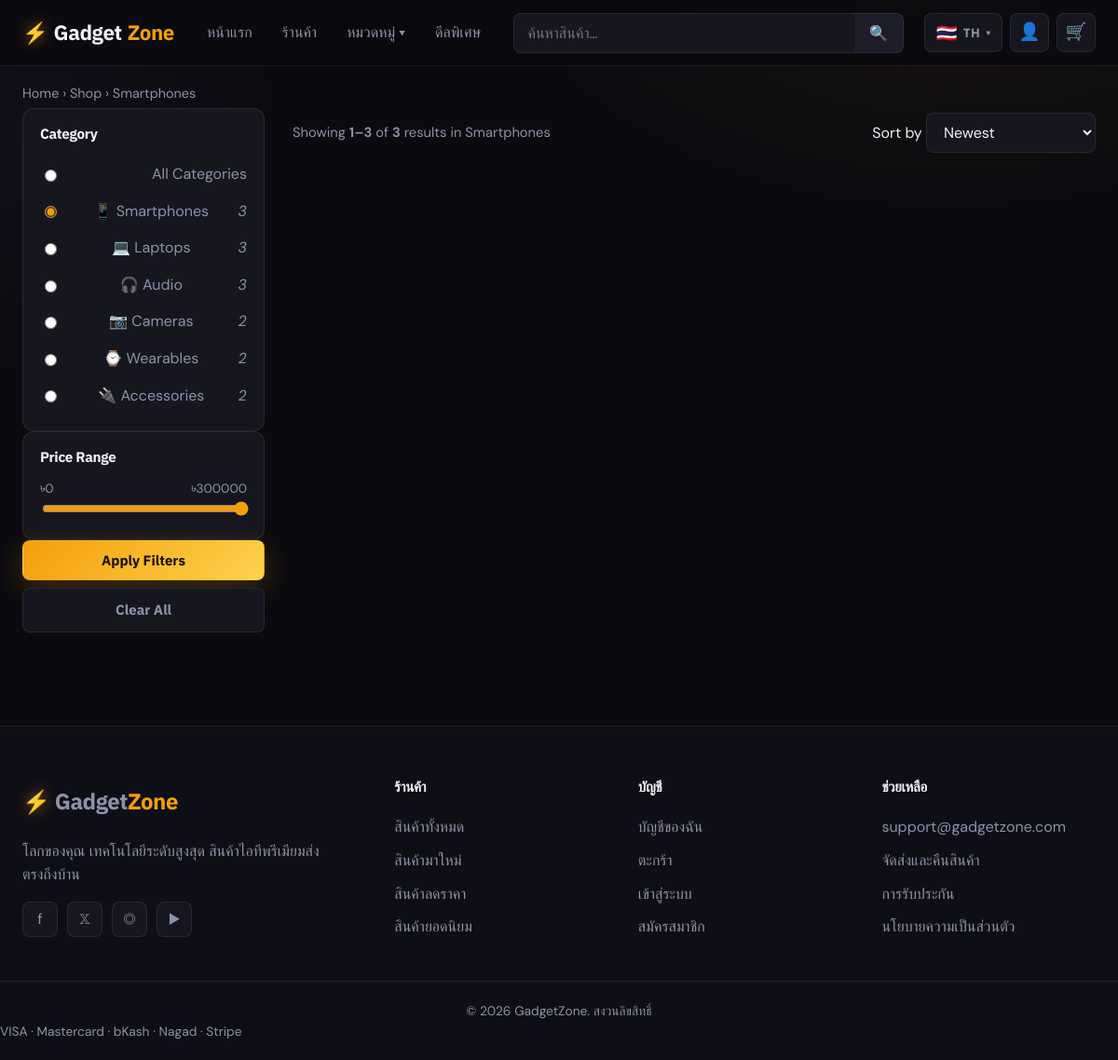
The page /pages/shop.php?cat=smartphones on the database its author committed.
### tables this page shows
CREATE TABLE IF NOT EXISTS categories (
    id   INT AUTO_INCREMENT PRIMARY KEY,
    name VARCHAR(100) NOT NULL,
    slug VARCHAR(100) NOT NULL UNIQUE,
    icon VARCHAR(10)  NOT NULL DEFAULT '📦'
);

### includes/functions.php (called while the page is built, shortened)
<?php
function sanitize($data)
{
    return htmlspecialchars(trim((string)$data), ENT_QUOTES, 'UTF-8');
}
function e($data)
{
    return htmlspecialchars((string)$data, ENT_QUOTES, 'UTF-8');
}
    ob_start(); ?>

### includes/db.php (called while the page is built, shortened)
<?php
function url($path = '')
{
    return BASE_URL . '/' . ltrim($path, '/');
}
require_once __DIR__ . '/functions.php';

### pages/shop.php (the view, shortened to what this page needs)
<?php
require_once __DIR__ . '/../includes/db.php';
$catSlug = isset($_GET['cat'])    ? sanitize($_GET['cat'])    : '';
$sort    = $_GET['sort'] ?? 'newest';
$minP    = isset($_GET['min']) ? max(0, (int)$_GET['min']) : 0;
$maxP    = isset($_GET['max']) ? (int)$_GET['max'] : 300000;
$page    = max(1, (int)($_GET['page'] ?? 1));
$perPage = 9;
$offset  = ($page - 1) * $perPage;
$catId = 0; $catName = '';
if ($catSlug !== '') {
    $stmt = $conn->prepare("SELECT id, name FROM categories WHERE slug=? LIMIT 1");
    $stmt->bind_param('s', $catSlug);
    $stmt->execute();
    if ($row = $stmt->get_result()->fetch_assoc()) { $catId = (int)$row['id']; $catName = $row['name']; }
}
$where  = ['1=1'];
$params = [];
$types  = '';
if ($catId > 0)       { $where[] = 'p.category_id = ?'; $params[] = $catId; $types .= 'i'; }
$where[] = 'p.price >= ? AND p.price <= ?'; $params[] = $minP; $params[] = $maxP; $types .= 'ii';
$whereSql = implode(' AND ', $where);
$orderMap = [
    'newest'    => 'p.created_at DESC, p.id DESC',
    'popular'   => 'p.featured DESC, p.stock ASC',
    'rating'    => 'p.id DESC',
    'price_asc' => 'p.price ASC',
    'price_desc'=> 'p.price DESC',
];
$orderSql = $orderMap[$sort] ?? $orderMap['newest'];
$countSql = "SELECT COUNT(*) AS c FROM products p WHERE $whereSql";
$stmt = $conn->prepare($countSql);
if ($types) { $stmt->bind_param($types, ...$params); }
$stmt->execute();
$total = (int)$stmt->get_result()->fetch_assoc()['c'];
$listSql = "SELECT p.*, c.name AS category_name FROM products p
            LEFT JOIN categories c ON c.id=p.category_id
            WHERE $whereSql ORDER BY $orderSql LIMIT ? OFFSET ?";
$stmt = $conn->prepare($listSql);
$lt = $types . 'ii';
$lp = array_merge($params, [$perPage, $offset]);
$stmt->bind_param($lt, ...$lp);
$stmt->execute();
$products = $stmt->get_result()->fetch_all(MYSQLI_ASSOC);
$sideCats = [];
$sql = "SELECT c.*, COUNT(p.id) AS cnt FROM categories c
        LEFT JOIN products p ON p.category_id=c.id GROUP BY c.id ORDER BY c.id";
if ($res = $conn->query($sql)) { while ($r = $res->fetch_assoc()) { $sideCats[] = $r; } $res->free(); }
$from = $total ? $offset + 1 : 0;
$to   = min($offset + $perPage, $total);
require_once __DIR__ . '/../includes/header.php';
?>
<div class="container">
    <nav class="breadcrumb"><a href="<?= url('index.php') ?>">Home</a> › <span>Shop<?= $catName ? ' › ' . e($catName) : '' ?></span></nav>
    <div class="shop-layout">
        <aside class="shop-sidebar">
            <form method="GET" action="<?= url('pages/shop.php') ?>" id="filterForm">
                <div class="filter-block">
                    <h4>Category</h4>
                    <label class="radio-row">
                        <input type="radio" name="cat" value="" <?= $catSlug === '' ? 'checked' : '' ?> onchange="this.form.submit()">
                        <span>All Categories</span>
                    </label>
                    <?php foreach ($sideCats as $c): ?>
                        <label class="radio-row">
                            <input type="radio" name="cat" value="<?= e($c['slug']) ?>" <?= $catSlug === $c['slug'] ? 'checked' : '' ?> onchange="this.form.submit()">
                            <span><?= e($c['icon']) ?> <?= e($c['name']) ?></span>
                            <em><?= (int)$c['cnt'] ?></em>
                        </label>
                    <?php endforeach; ?>
                </div>
                <div class="filter-block">
                    <h4>Price Range</h4>
                    <div class="price-labels"><span>৳<span id="minLabel"><?= $minP ?></span></span><span>৳<span id="maxLabel"><?= $maxP ?></span></span></div>
                    <input type="range" name="max" id="priceRange" min="0" max="300000" step="1000" value="<?= $maxP ?>"
                           oninput="document.getElementById('maxLabel').textContent = (+this.value).toLocaleString()">
                </div>
                <div class="filter-actions">
                    <button type="submit" class="btn btn-primary btn-block">Apply Filters</button>
                    <a href="<?= url('pages/shop.php') ?>" class="btn btn-ghost btn-block">Clear All</a>
                </div>
            </form>
        </aside>
        <section class="shop-main">
            <div class="shop-toolbar">
                <p class="results-count">
                    <?php if ($total): ?>
                        Showing <strong><?= $from ?>–<?= $to ?></strong> of <strong><?= $total ?></strong> results<?= $catName ? ' in ' . e($catName) : '' ?>
                    <?php else: ?>
                        No results<?= $catName ? ' in ' . e($catName) : '' ?>
                    <?php endif; ?>
                </p>
                <form method="GET" action="<?= url('pages/shop.php') ?>" class="sort-form">
                    <label>Sort by</label>
                    <select name="sort" onchange="this.form.submit()">
                        <option value="newest"     <?= $sort==='newest'?'selected':'' ?>>Newest</option>
                    </select>
                </form>
            </div>
            <?php if ($products): ?>
                <div class="product-grid grid-3">
                </div>
            <?php endif; ?>
        </section>
    </div>
</div>
<?php require_once __DIR__ . '/../includes/footer.php'; ?>

### assets/css/style.css (style rules this page uses)
:root { --bg: #0a0a0f; --bg-2: #0e0e16; --surface: #16161f; --surface-2: #1d1d29; --border: rgba(255, 255, 255, 0.08); --border-strong:rgba(255, 255, 255, 0.16); --text: #f0f0f5; --text2: #9090a8; --accent: #f59e0b; --accent-light: #fcd34d; --accent-dim: rgba(245, 158, 11, 0.14); --green: #34d399; --red: #f87171; --blue: #60a5fa; --purple: #a78bfa; --radius: 12px; --radius-sm: 8px; --radius-lg: 20px; --font-head: 'IBM Plex Sans', 'Sarabun', system-ui, sans-serif; --font-body: 'DM Sans', 'Sarabun', system-ui, sans-serif; --shadow: 0 10px 40px rgba(0, 0, 0, 0.45); --shadow-amber: 0 8px 30px rgba(245, 158, 11, 0.25); --maxw: 1240px; }
*, *::before, *::after { box-sizing: border-box; }
html { scroll-behavior: smooth; }
body { margin: 0; background: var(--bg); color: var(--text); font-family: var(--font-body); font-size: 16px; line-height: 1.6; -webkit-font-smoothing: antialiased; background-image: radial-gradient(900px 600px at 85% -10%, rgba(245, 158, 11, 0.08), transparent 60%), radial-gradient(700px 500px at -10% 10%, rgba(167, 139, 250, 0.06), transparent 60%); background-attachment: fixed; }
h1, h2, h3, h4 { font-family: var(--font-head); font-weight: 800; line-height: 1.18; margin: 0 0 .5em; letter-spacing: -0.02em; }
a { color: inherit; text-decoration: none; }
input, button, select, textarea { font-family: inherit; font-size: inherit; color: inherit; }
button { cursor: pointer; }
.container { width: 100%; max-width: var(--maxw); margin: 0 auto; padding: 0 24px; }
.btn { display: inline-flex; align-items: center; justify-content: center; gap: 8px; padding: 11px 20px; border-radius: var(--radius-sm); border: 1px solid transparent; font-family: var(--font-head); font-weight: 700; font-size: .94rem; transition: transform .15s ease, box-shadow .2s ease, background .2s ease, border-color .2s ease; white-space: nowrap; background: var(--surface-2); color: var(--text); }
.btn-primary { background: linear-gradient(135deg, var(--accent), var(--accent-light)); color: #1a1207; box-shadow: var(--shadow-amber); }
.btn-ghost { background: var(--surface); border-color: var(--border); color: var(--text2); }
.btn-block { display: flex; width: 100%; }
.breadcrumb { padding: 18px 0 4px; color: var(--text2); font-size: .9rem; }
.product-grid { display: grid; gap: 22px; }
.product-grid.grid-3 { grid-template-columns: repeat(3, 1fr); }
.shop-layout { display: grid; grid-template-columns: 260px 1fr; gap: 30px; align-items: start; padding-bottom: 60px; }
.shop-sidebar { position: sticky; top: 90px; display: flex; flex-direction: column; gap: 22px; }
.filter-block { background: var(--surface); border: 1px solid var(--border); border-radius: var(--radius); padding: 18px; }
.filter-block h4 { font-size: .95rem; margin-bottom: 14px; }
.radio-row { display: flex; align-items: center; justify-content: space-between; padding: 7px 0; color: var(--text2); cursor: pointer; }
.radio-row input { accent-color: var(--accent); margin-right: 8px; }
.price-labels { display: flex; justify-content: space-between; color: var(--text2); font-size: .85rem; margin-top: 8px; }
input[type="range"] { width: 100%; accent-color: var(--accent); }
.filter-actions { display: flex; flex-direction: column; gap: 8px; }
.shop-main { min-width: 0; }
.shop-toolbar { display: flex; align-items: center; justify-content: space-between; gap: 16px; margin-bottom: 22px; flex-wrap: wrap; }
.results-count { color: var(--text2); font-size: .92rem; }
.sort-form select { padding: 9px 14px; background: var(--surface); border: 1px solid var(--border); border-radius: var(--radius-sm); color: var(--text); outline: none; }

### rows shown on the page
categories: name "Smartphones", slug "☑ 📱 Smartphones 3", icon "📱", cnt "3"
categories: slug "☐ 💻 Laptops 3", icon "💻", name "Laptops", cnt "3"
categories: slug "☐ 🎧 Audio 3", icon "🎧", name "Audio", cnt "3"
categories: slug "☐ 📷 Cameras 2", icon "📷", name "Cameras", cnt "2"
categories: slug "☐ ⌚ Wearables 2", icon "⌚", name "Wearables", cnt "2"
categories: slug "☐ 🔌 Accessories 2", icon "🔌", name "Accessories", cnt "2"

### other values the page prints
t('nav.home') "หน้าแรก"
t('nav.shop') "ร้านค้า"
t('nav.categories') "หมวดหมู่"
t('nav.deals') "ดีลพิเศษ"
$minP "0"
$maxP "300000"
$from "1"
$to "3"
$total "3"
t('footer.tagline') "โลกของคุณ เทคโนโลยีระดับสูงสุด สินค้าไอทีพรีเมียมส่งตรงถึงบ้าน"
t('footer.shop.title') "ร้านค้า"
t('footer.shop.all') "สินค้าทั้งหมด"
t('footer.shop.new') "สินค้ามาใหม่"
t('footer.shop.sale') "สินค้าลดราคา"
t('footer.shop.hot') "สินค้ายอดนิยม"
